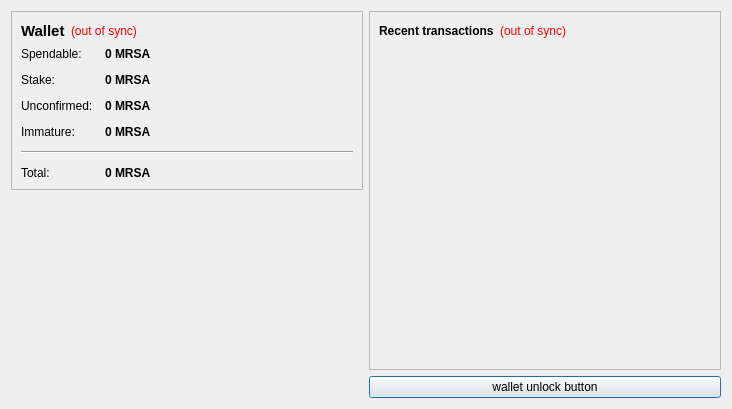
<?xml version="1.0" encoding="UTF-8"?>
<ui version="4.0">
 <class>OverviewPage</class>
 <widget class="QWidget" name="OverviewPage">
  <property name="geometry">
   <rect>
    <x>0</x>
    <y>0</y>
    <width>732</width>
    <height>409</height>
   </rect>
  </property>
  <property name="windowTitle">
   <string>Form</string>
  </property>
  <layout class="QHBoxLayout" name="horizontalLayout" stretch="0,0">
   <item>
    <layout class="QVBoxLayout" name="verticalLayout_2">
     <item>
      <widget class="QFrame" name="frame">
       <property name="frameShape">
        <enum>QFrame::StyledPanel</enum>
       </property>
       <property name="frameShadow">
        <enum>QFrame::Raised</enum>
       </property>
       <layout class="QVBoxLayout" name="verticalLayout_4">
        <item>
         <layout class="QHBoxLayout" name="horizontalLayout_4">
          <item>
           <widget class="QLabel" name="label_5">
            <property name="font">
             <font>
              <pointsize>11</pointsize>
              <weight>75</weight>
              <bold>true</bold>
             </font>
            </property>
            <property name="text">
             <string>Wallet</string>
            </property>
           </widget>
          </item>
          <item>
           <widget class="QLabel" name="labelWalletStatus">
            <property name="toolTip">
             <string>The displayed information may be out of date. Your wallet automatically synchronizes with the MrsaCoin network after a connection is established, but this process has not completed yet.</string>
            </property>
            <property name="styleSheet">
             <string notr="true">QLabel { color: red; }</string>
            </property>
            <property name="text">
             <string notr="true">(out of sync)</string>
            </property>
            <property name="alignment">
             <set>Qt::AlignLeading|Qt::AlignLeft|Qt::AlignVCenter</set>
            </property>
           </widget>
          </item>
          <item>
           <spacer name="horizontalSpacer_2">
            <property name="orientation">
             <enum>Qt::Horizontal</enum>
            </property>
            <property name="sizeHint" stdset="0">
             <size>
              <width>40</width>
              <height>20</height>
             </size>
            </property>
           </spacer>
          </item>
         </layout>
        </item>
        <item>
         <layout class="QFormLayout" name="formLayout_2">
          <property name="fieldGrowthPolicy">
           <enum>QFormLayout::AllNonFixedFieldsGrow</enum>
          </property>
          <property name="horizontalSpacing">
           <number>12</number>
          </property>
          <property name="verticalSpacing">
           <number>12</number>
          </property>
          <item row="0" column="0">
           <widget class="QLabel" name="label">
            <property name="text">
             <string>Spendable:</string>
            </property>
           </widget>
          </item>
          <item row="0" column="1">
           <widget class="QLabel" name="labelBalance">
            <property name="font">
             <font>
              <weight>75</weight>
              <bold>true</bold>
             </font>
            </property>
            <property name="cursor">
             <cursorShape>IBeamCursor</cursorShape>
            </property>
            <property name="toolTip">
             <string>Your current spendable balance</string>
            </property>
            <property name="text">
             <string notr="true">0 MRSA</string>
            </property>
            <property name="textInteractionFlags">
             <set>Qt::LinksAccessibleByMouse|Qt::TextSelectableByKeyboard|Qt::TextSelectableByMouse</set>
            </property>
           </widget>
          </item>
          <item row="1" column="0">
           <widget class="QLabel" name="label_6">
            <property name="text">
             <string>Stake:</string>
            </property>
           </widget>
          </item>
          <item row="1" column="1">
           <widget class="QLabel" name="labelStake">
            <property name="font">
             <font>
              <weight>75</weight>
              <bold>true</bold>
             </font>
            </property>
            <property name="cursor">
             <cursorShape>IBeamCursor</cursorShape>
            </property>
            <property name="toolTip">
             <string>Total of coins that was staked, and do not yet count toward the current balance</string>
            </property>
            <property name="text">
             <string notr="true">0 MRSA</string>
            </property>
            <property name="textInteractionFlags">
             <set>Qt::LinksAccessibleByMouse|Qt::TextSelectableByKeyboard|Qt::TextSelectableByMouse</set>
            </property>
           </widget>
          </item>
          <item row="2" column="0">
           <widget class="QLabel" name="label_3">
            <property name="text">
             <string>Unconfirmed:</string>
            </property>
           </widget>
          </item>
          <item row="2" column="1">
           <widget class="QLabel" name="labelUnconfirmed">
            <property name="font">
             <font>
              <weight>75</weight>
              <bold>true</bold>
             </font>
            </property>
            <property name="cursor">
             <cursorShape>IBeamCursor</cursorShape>
            </property>
            <property name="toolTip">
             <string>Total of transactions that have yet to be confirmed, and do not yet count toward the current balance</string>
            </property>
            <property name="text">
             <string notr="true">0 MRSA</string>
            </property>
            <property name="textInteractionFlags">
             <set>Qt::LinksAccessibleByMouse|Qt::TextSelectableByKeyboard|Qt::TextSelectableByMouse</set>
            </property>
           </widget>
          </item>
          <item row="3" column="0">
           <widget class="QLabel" name="labelImmatureText">
            <property name="text">
             <string>Immature:</string>
            </property>
           </widget>
          </item>
          <item row="3" column="1">
           <widget class="QLabel" name="labelImmature">
            <property name="font">
             <font>
              <weight>75</weight>
              <bold>true</bold>
             </font>
            </property>
            <property name="toolTip">
             <string>Mined balance that has not yet matured</string>
            </property>
            <property name="text">
             <string notr="true">0 MRSA</string>
            </property>
            <property name="textInteractionFlags">
             <set>Qt::LinksAccessibleByMouse|Qt::TextSelectableByKeyboard|Qt::TextSelectableByMouse</set>
            </property>
           </widget>
          </item>
          <item row="4" column="0" colspan="2">
           <widget class="Line" name="line">
            <property name="orientation">
             <enum>Qt::Horizontal</enum>
            </property>
           </widget>
          </item>
          <item row="5" column="0">
           <widget class="QLabel" name="labelTotalText">
            <property name="text">
             <string>Total:</string>
            </property>
           </widget>
          </item>
          <item row="5" column="1">
           <widget class="QLabel" name="labelTotal">
            <property name="font">
             <font>
              <weight>75</weight>
              <bold>true</bold>
             </font>
            </property>
            <property name="cursor">
             <cursorShape>IBeamCursor</cursorShape>
            </property>
            <property name="toolTip">
             <string>Your current total balance</string>
            </property>
            <property name="text">
             <string notr="true">0 MRSA</string>
            </property>
            <property name="textInteractionFlags">
             <set>Qt::LinksAccessibleByMouse|Qt::TextSelectableByKeyboard|Qt::TextSelectableByMouse</set>
            </property>
           </widget>
          </item>
         </layout>
        </item>
       </layout>
      </widget>
     </item>
     <item>
      <spacer name="verticalSpacer_4">
       <property name="orientation">
        <enum>Qt::Vertical</enum>
       </property>
       <property name="sizeHint" stdset="0">
        <size>
         <width>20</width>
         <height>40</height>
        </size>
       </property>
      </spacer>
     </item>
     <item>
      <widget class="QLabel" name="label_2">
       <property name="text">
        <string/>
       </property>
       <property name="pixmap">
        <pixmap resource="../bitcoin.qrc">:/images/Wallet_Logo</pixmap>
       </property>
       <property name="alignment">
        <set>Qt::AlignCenter</set>
       </property>
      </widget>
     </item>
     <item>
      <spacer name="verticalSpacer">
       <property name="orientation">
        <enum>Qt::Vertical</enum>
       </property>
       <property name="sizeHint" stdset="0">
        <size>
         <width>20</width>
         <height>40</height>
        </size>
       </property>
      </spacer>
     </item>
    </layout>
   </item>
   <item>
    <layout class="QVBoxLayout" name="verticalLayout_3">
     <item>
      <widget class="QFrame" name="frame_2">
       <property name="frameShape">
        <enum>QFrame::StyledPanel</enum>
       </property>
       <property name="frameShadow">
        <enum>QFrame::Raised</enum>
       </property>
       <layout class="QVBoxLayout" name="verticalLayout">
        <item>
         <layout class="QHBoxLayout" name="horizontalLayout_2">
          <item>
           <widget class="QLabel" name="label_4">
            <property name="text">
             <string>&lt;b&gt;Recent transactions&lt;/b&gt;</string>
            </property>
           </widget>
          </item>
          <item>
           <widget class="QLabel" name="labelTransactionsStatus">
            <property name="toolTip">
             <string>The displayed information may be out of date. Your wallet automatically synchronizes with the MrsaCoin network after a connection is established, but this process has not completed yet.</string>
            </property>
            <property name="styleSheet">
             <string notr="true">QLabel { color: red; }</string>
            </property>
            <property name="text">
             <string notr="true">(out of sync)</string>
            </property>
            <property name="alignment">
             <set>Qt::AlignRight|Qt::AlignTrailing|Qt::AlignVCenter</set>
            </property>
           </widget>
          </item>
          <item>
           <spacer name="horizontalSpacer">
            <property name="orientation">
             <enum>Qt::Horizontal</enum>
            </property>
            <property name="sizeHint" stdset="0">
             <size>
              <width>40</width>
              <height>20</height>
             </size>
            </property>
           </spacer>
          </item>
         </layout>
        </item>
        <item>
         <widget class="QListView" name="listTransactions">
          <property name="styleSheet">
           <string notr="true">QListView { background: transparent; }</string>
          </property>
          <property name="frameShape">
           <enum>QFrame::NoFrame</enum>
          </property>
          <property name="verticalScrollBarPolicy">
           <enum>Qt::ScrollBarAlwaysOff</enum>
          </property>
          <property name="horizontalScrollBarPolicy">
           <enum>Qt::ScrollBarAlwaysOff</enum>
          </property>
          <property name="selectionMode">
           <enum>QAbstractItemView::NoSelection</enum>
          </property>
         </widget>
        </item>
       </layout>
      </widget>
     </item>
     <item>
      <widget class="QPushButton" name="unlockWalletButton">
       <property name="sizePolicy">
        <sizepolicy hsizetype="Minimum" vsizetype="Fixed">
         <horstretch>0</horstretch>
         <verstretch>0</verstretch>
        </sizepolicy>
       </property>
       <property name="maximumSize">
        <size>
         <width>16777214</width>
         <height>16777214</height>
        </size>
       </property>
       <property name="toolTip">
        <string/>
       </property>
       <property name="text">
        <string>wallet unlock button</string>
       </property>
       <property name="checkable">
        <bool>false</bool>
       </property>
       <property name="autoDefault">
        <bool>false</bool>
       </property>
       <property name="default">
        <bool>true</bool>
       </property>
       <property name="flat">
        <bool>false</bool>
       </property>
      </widget>
     </item>
    </layout>
   </item>
  </layout>
 </widget>
 <resources>
  <include location="../bitcoin.qrc"/>
 </resources>
 <connections/>
</ui>
